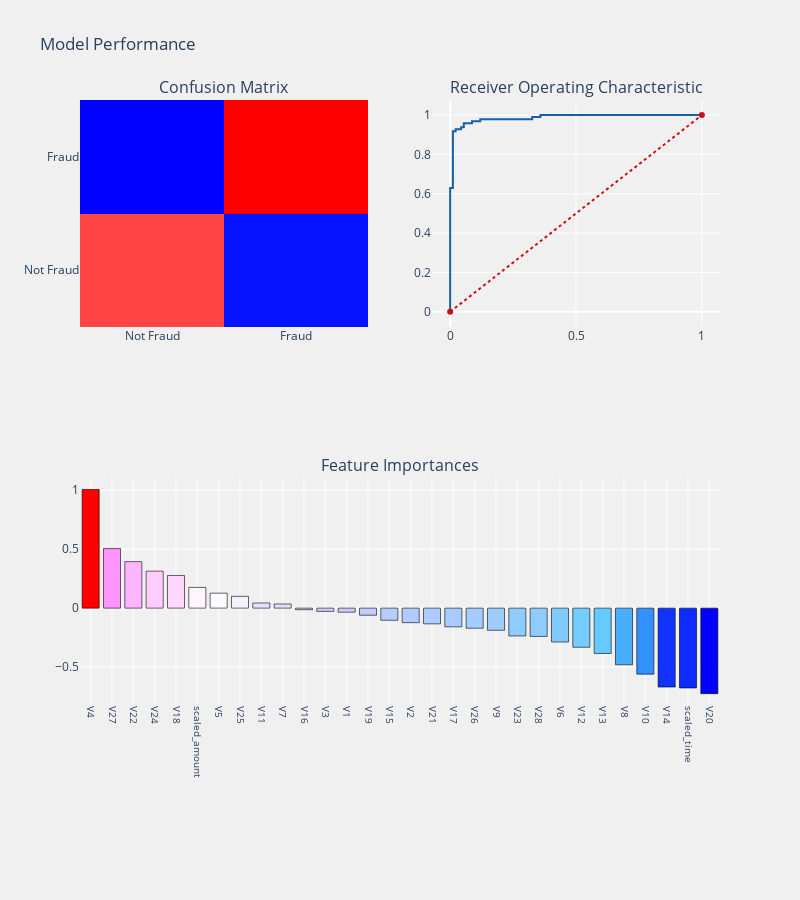

The notebook cell this image was saved under:
### Code cell
logit3 = LogisticRegression(C=100)

fraud_detection_model_evaluation(logit3, X_train, X_test, y_train, y_test, "coefficients", threshold_plot=True)

### Figure 1 — Plotly figure (JSON) as saved in the notebook; plotly's stock layout.template omitted (floating-point values rounded to 4 significant figures)
{"data": [{"colorscale": [[0, "rgb(0,0,255)"], [0.1, "rgb(51,153,255)"], [0.2, "rgb(102,204,255)"], [0.3, "rgb(153,204,255)"], [0.4, "rgb(204,204,255)"], [0.5, "rgb(255,255,255)"], [0.6, "rgb(255,204,255)"], [0.7, "rgb(255,153,255)"], [0.8, "rgb(255,102,204)"], [0.9, "rgb(255,102,102)"], [1, "rgb(255,0,0)"]], "name": "Confusion matrix", "showscale": false, "type": "heatmap", "x": ["Not Fraud", "Fraud"], "xaxis": "x", "y": ["Not Fraud", "Fraud"], "yaxis": "y", "z": [[87, 5], [4, 93]]}, {"line": {"color": "rgb(22, 96, 167)", "width": 2}, "name": "ROC Curve (AUC = 0.99)", "type": "scatter", "x": [0, 0, 0, 0, 0, 0.01087, 0.01087, 0.02174, 0.02174, 0.04348, 0.04348, 0.05435, 0.05435, 0.08696, 0.08696, 0.1196, 0.1196, 0.3261, 0.3261, 0.3587, 0.3587, 1], "xaxis": "x2", "y": [0, 0.01031, 0.134, 0.1546, 0.6289, 0.6289, 0.9175, 0.9175, 0.9278, 0.9278, 0.9381, 0.9381, 0.9588, 0.9588, 0.9691, 0.9691, 0.9794, 0.9794, 0.9897, 0.9897, 1, 1], "yaxis": "y2"}, {"line": {"color": "rgb(205, 12, 24)", "dash": "dot", "width": 2}, "type": "scatter", "x": [0, 1], "xaxis": "x2", "y": [0, 1], "yaxis": "y2"}, {"marker": {"color": [1.006, 0.5053, 0.3945, 0.3135, 0.277, 0.1758, 0.1268, 0.09981, 0.04364, 0.03498, -0.01329, -0.02752, -0.03422, -0.05992, -0.1026, -0.1232, -0.1331, -0.1586, -0.1703, -0.1878, -0.2361, -0.2397, -0.2871, -0.3317, -0.3843, -0.4803, -0.5599, -0.6691, -0.677, -0.7252], "colorscale": [[0, "rgb(0,0,255)"], [0.1, "rgb(51,153,255)"], [0.2, "rgb(102,204,255)"], [0.3, "rgb(153,204,255)"], [0.4, "rgb(204,204,255)"], [0.5, "rgb(255,255,255)"], [0.6, "rgb(255,204,255)"], [0.7, "rgb(255,153,255)"], [0.8, "rgb(255,102,204)"], [0.9, "rgb(255,102,102)"], [1, "rgb(255,0,0)"]], "line": {"color": "black", "width": 0.6}}, "name": "Coefficients", "type": "bar", "x": ["V4", "V27", "V22", "V24", "V18", "scaled_amount", "V5", "V25", "V11", "V7", "V16", "V3", "V1", "V19", "V15", "V2", "V21", "V17", "V26", "V9", "V23", "V28", "V6", "V12", "V13", "V8", "V10", "V14", "scaled_time", "V20"], "xaxis": "x3", "y": [1.006, 0.5053, 0.3945, 0.3135, 0.277, 0.1758, 0.1268, 0.09981, 0.04364, 0.03498, -0.01329, -0.02752, -0.03422, -0.05992, -0.1026, -0.1232, -0.1331, -0.1586, -0.1703, -0.1878, -0.2361, -0.2397, -0.2871, -0.3317, -0.3843, -0.4803, -0.5599, -0.6691, -0.677, -0.7252], "yaxis": "y3"}], "layout": {"annotations": [{"font": {"size": 16}, "showarrow": false, "text": "Confusion Matrix", "x": 0.225, "xanchor": "center", "xref": "paper", "y": 1, "yanchor": "bottom", "yref": "paper"}, {"font": {"size": 16}, "showarrow": false, "text": "Receiver Operating Characteristic", "x": 0.775, "xanchor": "center", "xref": "paper", "y": 1, "yanchor": "bottom", "yref": "paper"}, {"font": {"size": 16}, "showarrow": false, "text": "Feature Importances", "x": 0.5, "xanchor": "center", "xref": "paper", "y": 0.375, "yanchor": "bottom", "yref": "paper"}], "autosize": false, "height": 900, "margin": {"b": 195}, "paper_bgcolor": "rgba(240, 240, 240, 0.95)", "plot_bgcolor": "rgba(240, 240, 240, 0.95)", "showlegend": false, "title": {"text": "Model Performance"}, "width": 800, "xaxis": {"anchor": "y", "domain": [0, 0.45]}, "xaxis2": {"anchor": "y2", "domain": [0.55, 1]}, "xaxis3": {"anchor": "y3", "domain": [0, 1], "showgrid": true, "tickangle": 90, "tickfont": {"size": 10}}, "yaxis": {"anchor": "x", "domain": [0.625, 1]}, "yaxis2": {"anchor": "x2", "domain": [0.625, 1]}, "yaxis3": {"anchor": "x3", "domain": [0, 0.375]}}}
